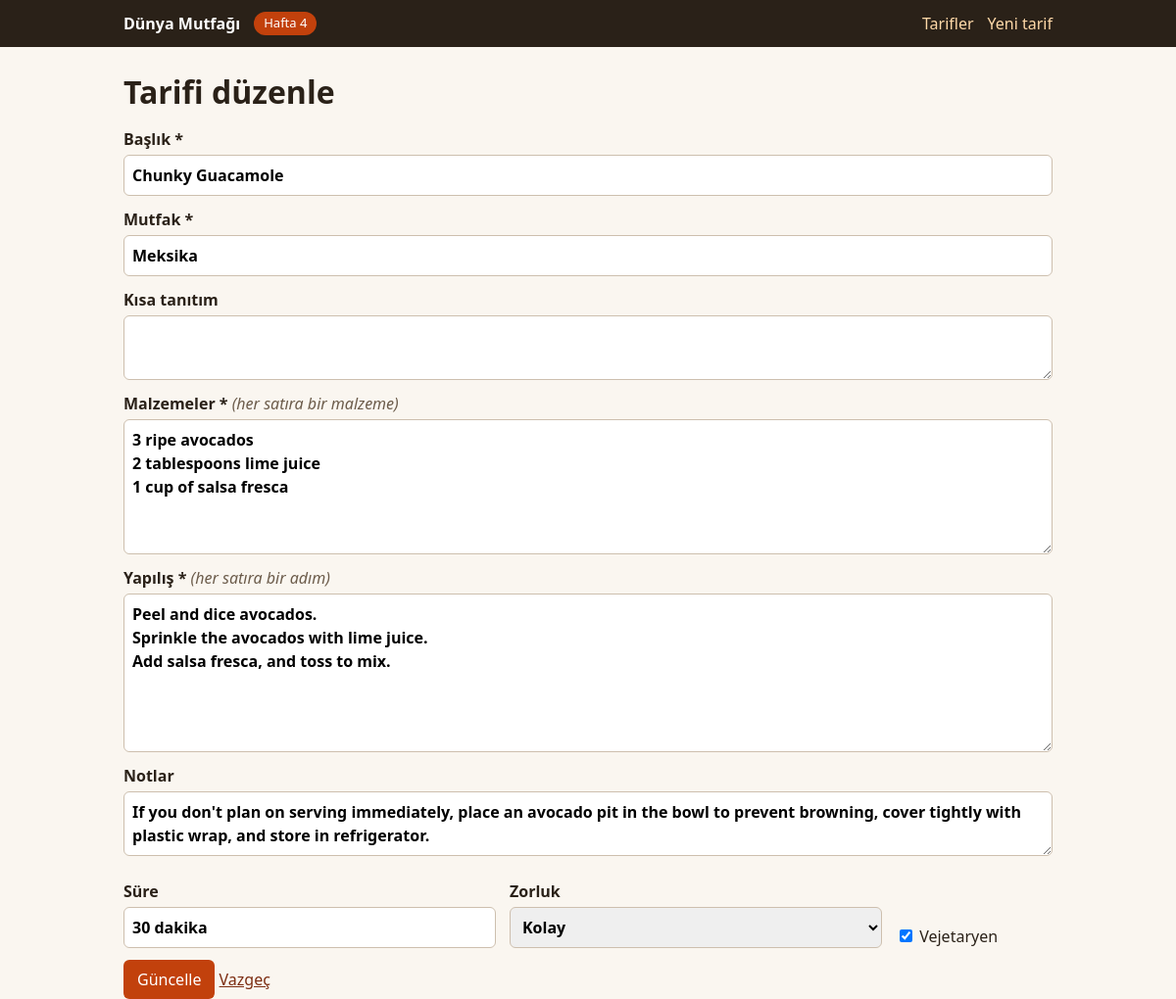
Screenshot of /hafta-4/duzenle.php?id=5 with the database file from the repository.
### tables this page shows
CREATE TABLE tarifler (
  id           INT UNSIGNED NOT NULL AUTO_INCREMENT,
  kullanici_id INT UNSIGNED NOT NULL,
  baslik       VARCHAR(200) NOT NULL,
  mutfak       VARCHAR(80)  NOT NULL,
  giris        TEXT         NULL,
  malzemeler   TEXT         NOT NULL,               
  yapilis      TEXT         NOT NULL,               
  notlar       TEXT         NULL,
  sure         VARCHAR(40)  NULL,
  zorluk       TINYINT UNSIGNED NULL,
  vejetaryen   TINYINT(1)   NOT NULL DEFAULT 0,
  foto_url     VARCHAR(500) NULL,
  foto_yazar   VARCHAR(200) NULL,
  olusturma    TIMESTAMP    NOT NULL DEFAULT CURRENT_TIMESTAMP,
  PRIMARY KEY (id),
  KEY idx_tarif_sahip (kullanici_id),
  KEY idx_tarif_mutfak (mutfak),
  CONSTRAINT fk_tarif_sahip FOREIGN KEY (kullanici_id)
    REFERENCES kullanicilar (id) ON DELETE CASCADE
);

### hafta-4/duzenle.php (called while the page is built, shortened)
<?php
require_once __DIR__ . '/_ortak.php';
require_once __DIR__ . '/_form.php';
$id = gecerli_id($_GET['id'] ?? null);
$kayit = tarif_getir($id);
$v = $kayit;
$hata = [];
tarif_formu($v, $hata, 'Güncelle');

### hafta-4/db.php (called while the page is built, shortened)
<?php
function db(): PDO
{
    static $pdo = null;
    if ($pdo === null) {
        $dsn = 'mysql:host=' . DB_HOST . ';dbname=' . DB_NAME . ';charset=utf8mb4';
        $pdo = new PDO($dsn, DB_USER, DB_PASS, [
            PDO::ATTR_ERRMODE            => PDO::ERRMODE_EXCEPTION,
            PDO::ATTR_DEFAULT_FETCH_MODE => PDO::FETCH_ASSOC,
            PDO::ATTR_EMULATE_PREPARES   => false,
        ]);
    }
    return $pdo;
}

### hafta-4/_form.php (the view, shortened to what this page needs)
<?php
function tarif_formu(array $v, array $hata, string $dugme, string $gizli = ''): void
{
    echo '<form method="post" novalidate class="form">' . $gizli;
    echo '<label>Başlık *<input name="baslik" maxlength="200" value="' . h((string)$v['baslik']) . '">';
    alan_hatasi($hata, 'baslik'); echo '</label>';
    echo '<label>Mutfak *<input name="mutfak" maxlength="80" value="' . h((string)$v['mutfak']) . '" placeholder="Türkiye, İtalya…">';
    alan_hatasi($hata, 'mutfak'); echo '</label>';
    echo '<label>Kısa tanıtım<textarea name="giris" rows="2">' . h((string)$v['giris']) . '</textarea></label>';
    echo '<label>Malzemeler * <em>(her satıra bir malzeme)</em><textarea name="malzemeler" rows="5">' . h((string)$v['malzemeler']) . '</textarea>';
    alan_hatasi($hata, 'malzemeler'); echo '</label>';
    echo '<label>Yapılış * <em>(her satıra bir adım)</em><textarea name="yapilis" rows="6">' . h((string)$v['yapilis']) . '</textarea>';
    alan_hatasi($hata, 'yapilis'); echo '</label>';
    echo '<label>Notlar<textarea name="notlar" rows="2">' . h((string)$v['notlar']) . '</textarea></label>';
    echo '<div class="satir">';
    echo '<label>Süre<input name="sure" maxlength="40" value="' . h((string)$v['sure']) . '" placeholder="30 dakika">';
    alan_hatasi($hata, 'sure'); echo '</label>';
    echo '<label>Zorluk<select name="zorluk"><option value="">Seçiniz</option>';
    foreach (ZORLUK as $no => $ad) {
        $sec = ((string)$v['zorluk'] === (string)$no) ? ' selected' : '';
        echo '<option value="' . $no . '"' . $sec . '>' . h($ad) . '</option>';
    }
    echo '</select>';
    alan_hatasi($hata, 'zorluk'); echo '</label>';
    echo '<label class="onay"><input type="checkbox" name="vejetaryen" value="1"' . (!empty($v['vejetaryen']) ? ' checked' : '') . '> Vejetaryen</label>';
    echo '</div>';
    echo '<button type="submit">' . h($dugme) . '</button> <a class="bag" href="liste.php">Vazgeç</a></form>';
}

### hafta-4/stil.css (style rules this page uses)
* { box-sizing:border-box }
body { margin:0;font:16px/1.5 system-ui,Segoe UI,Arial,sans-serif;background:#faf6f0;color:#2a2118 }
.dugme,button { background:#c2410c;color:#fff;border:0;border-radius:6px;padding:8px 14px;font:inherit;cursor:pointer;text-decoration:none;display:inline-block }
.bag { color:#7c2d12 }
.form label { display:block;margin:12px 0;font-weight:600 }
.form em { font-weight:400;color:#6b5b4a }
.form input,.form textarea,.form select { display:block;width:100%;padding:8px;border:1px solid #cdbfae;border-radius:6px;font:inherit;margin-top:4px }
.form .satir { display:flex;gap:14px;flex-wrap:wrap;align-items:end }
.form .satir label { flex:1;min-width:160px }
.form label.onay { flex:0 0 auto;font-weight:400 }
.form label.onay input { display:inline;width:auto }

### rows the page displays
tarifler: baslik "Chunky Guacamole", mutfak "Meksika", malzemeler "3 ripe avocados 2 tablespoons lime juice 1 cup of salsa fresca", yapilis "Peel and dice avocados. Sprinkle the avocados with lime juice. Add salsa fresca, and toss to mix.", notlar "If you don't plan on serving immediately, place an avocado pit in the bowl to prevent browning, cover tightly with plastic wrap, and store in refrigerator.", sure "30 dakika", vejetaryen "☑"

### other values shown
HAFTA "4"
$baslik "Tarifi düzenle"
$dugme "Güncelle"
form field zorluk "Kolay"
